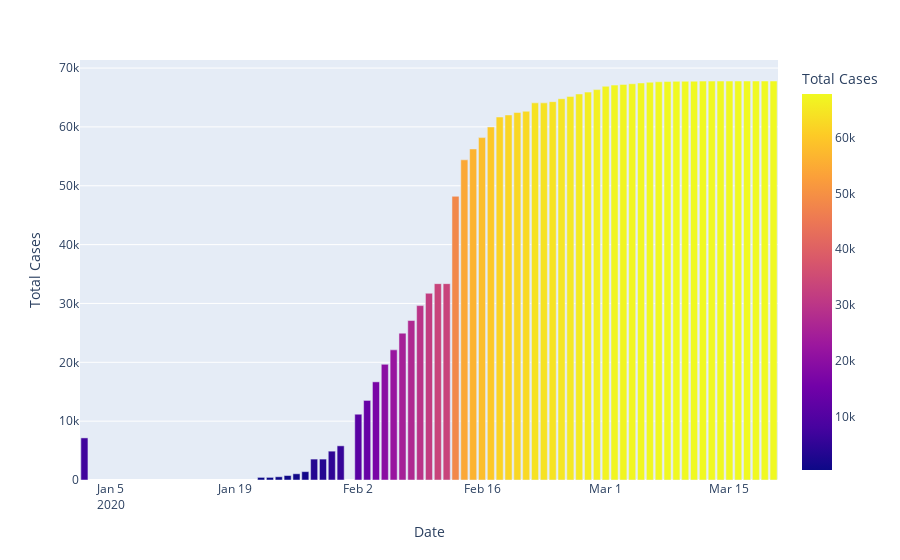

Notebook cell for this chart:
### Code cell
fig=px.bar(dbd_Wuhan,x='Date',y='Total Cases',color='Total Cases')
fig.show()
